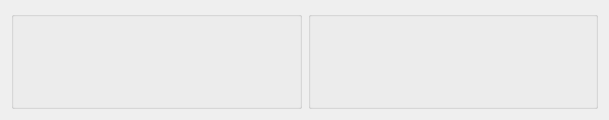
<?xml version="1.0" encoding="UTF-8"?>
<ui version="4.0">
 <comment>This file is part of the xTuple ERP: PostBooks Edition, a free and
open source Enterprise Resource Planning software suite,
Copyright (c) 1999-2018 by OpenMFG LLC, d/b/a xTuple.
It is licensed to you under the Common Public Attribution License
version 1.0, the full text of which (including xTuple-specific Exhibits)
is available at www.xtuple.com/CPAL.  By using this software, you agree
to be bound by its terms.</comment>
 <class>dspValidLocationsByItem</class>
 <widget class="QWidget" name="dspValidLocationsByItem">
  <property name="geometry">
   <rect>
    <x>0</x>
    <y>0</y>
    <width>609</width>
    <height>120</height>
   </rect>
  </property>
  <property name="windowTitle">
   <string>Valid Locations by Item</string>
  </property>
  <layout class="QGridLayout" name="gridLayout">
   <item row="0" column="0">
    <widget class="QGroupBox" name="groupBox">
     <property name="title">
      <string/>
     </property>
     <layout class="QGridLayout" name="gridLayout_2">
      <item row="0" column="0">
       <widget class="ItemCluster" name="_item"/>
      </item>
     </layout>
    </widget>
   </item>
   <item row="0" column="1">
    <widget class="WarehouseGroup" name="_warehouse">
     <property name="title">
      <string/>
     </property>
     <property name="fixedSize">
      <bool>false</bool>
     </property>
    </widget>
   </item>
  </layout>
 </widget>
 <layoutdefault spacing="6" margin="11"/>
 <customwidgets>
  <customwidget>
   <class>ItemCluster</class>
   <extends>QWidget</extends>
   <header>itemcluster.h</header>
   <container>1</container>
  </customwidget>
  <customwidget>
   <class>WarehouseGroup</class>
   <extends>QGroupBox</extends>
   <header>warehousegroup.h</header>
   <container>1</container>
  </customwidget>
 </customwidgets>
 <tabstops>
  <tabstop>_item</tabstop>
  <tabstop>_warehouse</tabstop>
 </tabstops>
 <resources/>
 <connections>
  <connection>
   <sender>_item</sender>
   <signal>newId(int)</signal>
   <receiver>_warehouse</receiver>
   <slot>findItemSites(int)</slot>
   <hints>
    <hint type="sourcelabel">
     <x>20</x>
     <y>20</y>
    </hint>
    <hint type="destinationlabel">
     <x>20</x>
     <y>20</y>
    </hint>
   </hints>
  </connection>
  <connection>
   <sender>_item</sender>
   <signal>warehouseIdChanged(int)</signal>
   <receiver>_warehouse</receiver>
   <slot>setId(int)</slot>
   <hints>
    <hint type="sourcelabel">
     <x>20</x>
     <y>20</y>
    </hint>
    <hint type="destinationlabel">
     <x>20</x>
     <y>20</y>
    </hint>
   </hints>
  </connection>
 </connections>
</ui>
